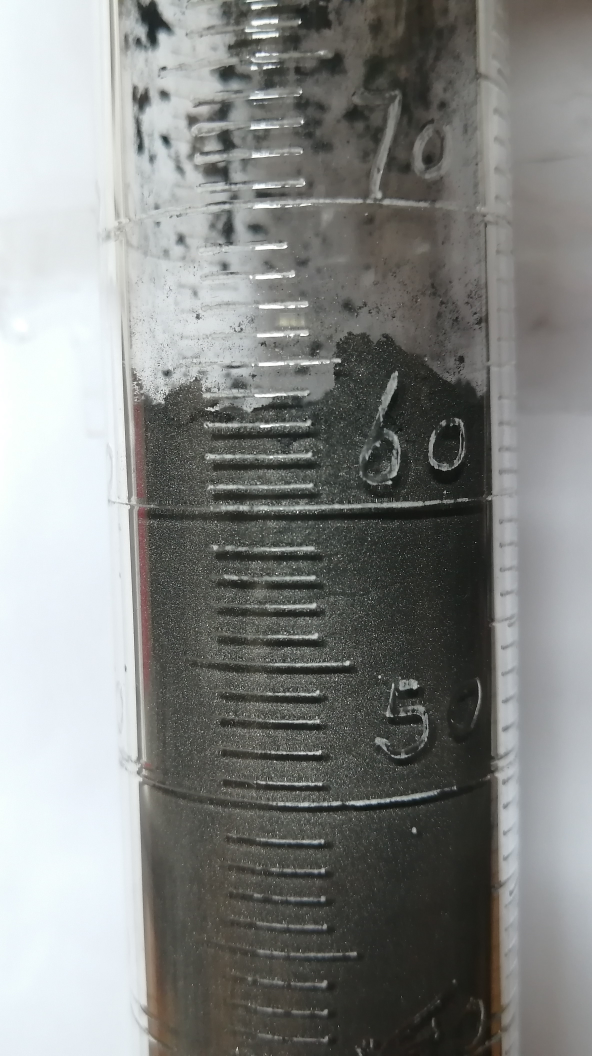
#> input picture sample2_croped.jpg, 2367 x 4224 px (shown at 1/4 size)
$ python testTubeReader.py
#> lines starting #> are read from the running program, lines starting #| are printed output that depends on the picture; after the words box and inside, x2 and y2 are one past the last pixel; in counts of white or black regions, pixels touching at a corner belong together
#> further down, img is the input picture: shape (4224, 2367, 3); mean B, G, R 132.1, 134.2, 132.2
### edgeDetect.py
# image capture and compare with one queryImg using FLANN match
# feature completed on Dec 1, functionally working.
# Dec 2, start to get more training pictures, load them in advance, compare all of them
# with target image to find the most matched one

import cv2 as cv
import numpy as np
# from cv2 import xfeatures2d
from os import walk
import math


# [35 lines left out: functions euclideanDist, rescaleFrame, setFrameRes, not called in this run]

def reorder(boxPoints):
    """
    reorder points in the order of
      1 , 2
      3,  4
    :param boxPoints:
    :return:
    """
    # print('boxPoints shape is {}'.format(boxPoints.shape))
    newBox = np.zeros_like(boxPoints)
    boxPoints = boxPoints.reshape((4, 2))
    add = boxPoints.sum(1)  # for each point in boxPoints, make a list of add , which is [x1+y1, x2+y2,x3+y3,x4+y4]
    newBox[0] = boxPoints[np.argmin(add)]
    newBox[3] = boxPoints[np.argmax(add)]
    diff = np.diff(boxPoints, axis = 1)
    newBox[1] = boxPoints[np.argmin(diff)]
    newBox[2] = boxPoints[np.argmax(diff)]
    return newBox


# find 4 corners that are closed graph with minArea,cornerNumber
# [96 lines left out: function getRequiredContoursByHarrisCorner, not called in this run]


# find contours that  are closed graph with minArea,cornerNumber,
# used to look for the upper water level inside test tube
# this function plays extremely  important role.!!! be careful of input parameters
def getRequiredContoursByThreshold(img, blurr_level, threshold_level, threshold_type, kernel,
                        minArea=40, maxArea = 500000,cornerNumber=4,
                        draw=1):
    """

    :param img: original image
    :param blurr_level: kernel size for GaussianBlur
    :param threshold_level: user-defined threshold level 0-255
    :param threshold_type: either cv.THRESH_BINARY_INV, cv.THRESH_BINARY or cv2.THRESH_TOZERO
    :param kernel:   erode and dilate kernel, the larger the value, the more effect to remove noise
    :param minArea:  contour has larger area than this minimum area
    :param maxArea:  contour has smaller area than this maximum area
    :param cornerNumber:  contour has corners number that are larger than this
    :param draw:  draw a rectangle and a circle around detected contour  in what color [1,2]
    :return: thresh  img , list of satisfactory contours_related info
            (integer of its boundingbox, center, radius, approx, perimeter ), updated original image
    """
#> called with blurr_level = 5, threshold_level = 54, threshold_type = 1, minArea = 182077, maxArea = 4032800, cornerNumber = 4, draw = True
    # step 1, convert original image to gray,
    # blur it and threshold it with user-defined blur_level and thresh_level

    gray = cv.cvtColor(img, cv.COLOR_BGR2GRAY)
    blur = cv.GaussianBlur(gray, (blurr_level, blurr_level), sigmaX=1, sigmaY=1)
    ret, thresh_img = cv.threshold(blur, threshold_level, 255, threshold_type)  #cv2.THRESH_TOZERO) #
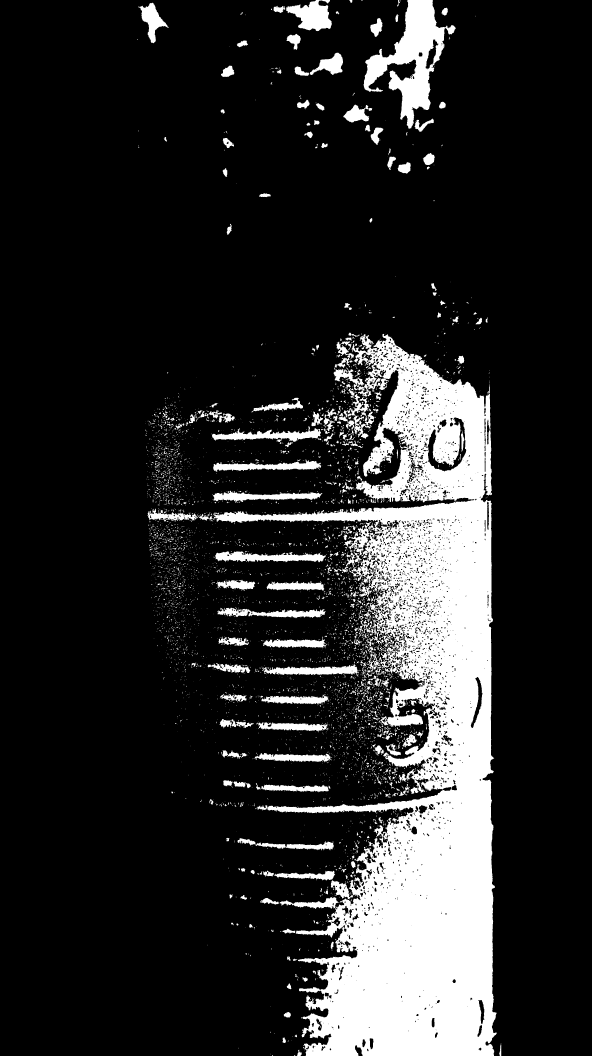
#> thresh_img: shape (4224, 2367) (shown at 1/4 size); 16.4% white; 4821 white regions (3963 under 20 px), largest, box (x1, y1, x2, y2) and area: (850, 1335, 1988, 4224) 1277805, (1454, 0, 1823, 515) 68589, (1144, 0, 1327, 125) 13365
#> ret = 54

    # step 2:
    # apply close operation to thresh_img
    # 先膨胀再腐蚀。被用来填充前景物体中的小洞，或者前景物体上面的小黑点。使得前景变成更加连续的实体
    # IMPORTANT:
    # this operation can improve consistency of recognition algorithm,
    # because 1. it helps to connect closely-adjacent shapes to one shape, so it reduces contours number
    # 2, in later steps of  _compare, area calculation workload is reduced
    # the larger the kernel size, adjacent shapes will be more likely to form into one shape
    closed = cv.morphologyEx(thresh_img, cv.MORPH_CLOSE, kernel)
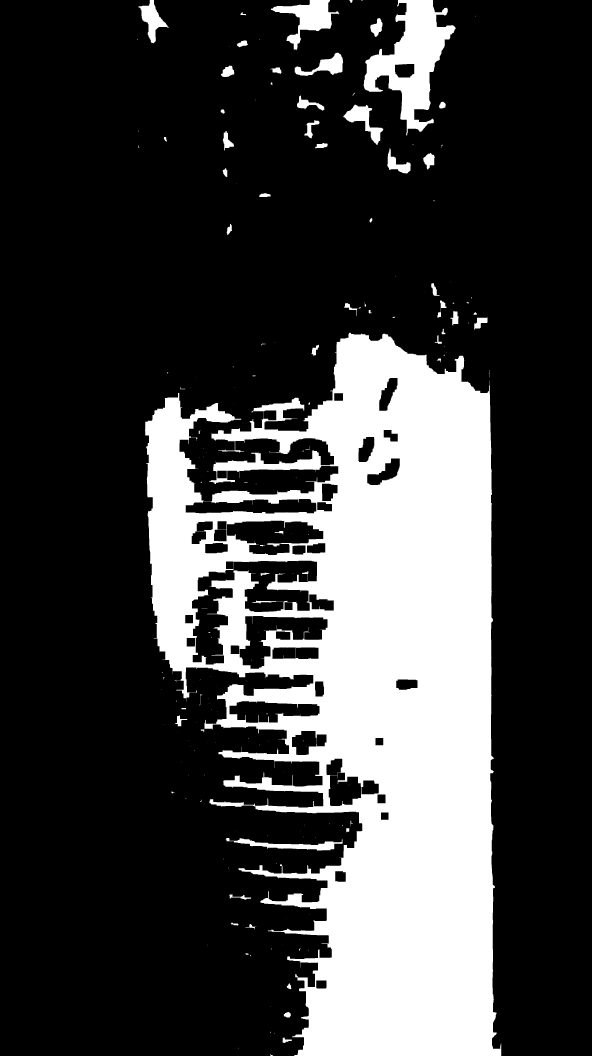
#> closed: shape (4224, 2367) (shown at 1/4 size); 24.8% white; 179 white regions (103 under 20 px)

    # step 3: find the upper rectangle that contains black contents inside the test tube, its upper boundary will
    # be water level
    contours, hierarchy = cv.findContours(closed, cv.RETR_EXTERNAL, cv.CHAIN_APPROX_SIMPLE)
#> contours = 163 contours, 102 with area under 20; largest, box (x1, y1, x2, y2) and area: (580, 1330, 2005, 4224) 2597316, (1454, 0, 1823, 542) 84842, (1084, 0, 1357, 199) 18840, (1373, 419, 1533, 580) 8148, (554, 0, 675, 173) 7854

    if hierarchy is not None:
        # print('hierarchy shape is {}'.format(hierarchy.shape))
        pass
    finalContours = []
    for c in contours:
        area = cv.contourArea(c)
        peri = cv.arcLength(c, True)
        approx = cv.approxPolyDP(c, 0.01*peri, True)


        if area <= maxArea and area >= minArea and len(approx) >= cornerNumber:
            #find approx bounding box coordinates, and draw it in Green
            # x,y,w,h = cv.boundingRect(c)
            #find minimum area of the contour
            rect = cv.minAreaRect(approx)
            # (x,y),(w,h) ,angle = rect    x,y is the center, w is width, h is height of the round rectangle
            # calculate coordinates of the minimum area rectangle
            box = cv.boxPoints(rect)

            # normalize coordinates to integers
            box = np.int0(box)


            #  calculate center and radius of minimum enclosing circle,
            # redundent code for this application, no use so far.
            (x, y), r = cv.minEnclosingCircle(c)
            # cast to integers
            center = (int(x), int(y))
            radius = int(r)

            if draw:
                cv.drawContours(img, [box], 0, (0, 0, 255), 20) #draw the contour's minAreaRect box in RED
                #cv.circle(img, center, radius, (255, 0, 0), 2) #  draw minEnclosingCircle in blue
                # reorder approximate points array in the  order of
                # 1(upperleft),2(upperright),3(bottomleft),4(bottomright)
                box = reorder(box)
                # box[0], box[1], box[2], box[3] are (x,y) coordination of
                # upperleft,upperright,bottomleft, bottomright points
                print('water level coordinates = ({},{})---({},{})'.format(box[0][0], box[0][1], box[1][0],box[1][1]))
                cv.putText(img,"({},{})".format(box[0][0], box[0][1]),(box[0][0], box[0][1]),
                           cv.FONT_HERSHEY_COMPLEX, 2, (0, 255, 0), 6)  # show its upper-left coordination
                cv.putText(img,"({},{})".format(box[1][0], box[1][1]),(box[1][0], box[1][1]),
                           cv.FONT_HERSHEY_COMPLEX, 2, (0, 255, 0), 6)  # show its upper-right coordination

                cv.drawContours(closed, [box], 0, (255, 255, 255), 20) #draw the contour's minAreaRect box in white
                cv.putText(closed,"({},{})".format(box[0][0], box[0][1]),(box[0][0], box[0][1]),
                           cv.FONT_HERSHEY_COMPLEX, 2, (255, 255, 255), 6)  # show its upper-left coordination
                cv.putText(closed,"({},{})".format(box[1][0], box[1][1]),(box[1][0], box[1][1]),
                           cv.FONT_HERSHEY_COMPLEX, 2, (255, 255, 255), 6)  # show its upper-right coordination

                cv.circle(closed, center, radius, (255, 255, 255), 20) #  draw minEnclosingCircle in white
            finalContours.append((box, center, radius, approx, int(peri)))
#> this loop made 163 passes
#> (area, peri, rect, box, x, y, r, center) on pass 107: (2597315.5, 23448.8, ((1289, 2783.7), (1379.7, 2903.1), -0.997), [[574, 1344], [1953, 1320], [624, 4247], [2004, 4223]], 1510.1, 2816.5, 1490.7, (1510, 2816))
#> (printed output is left out)
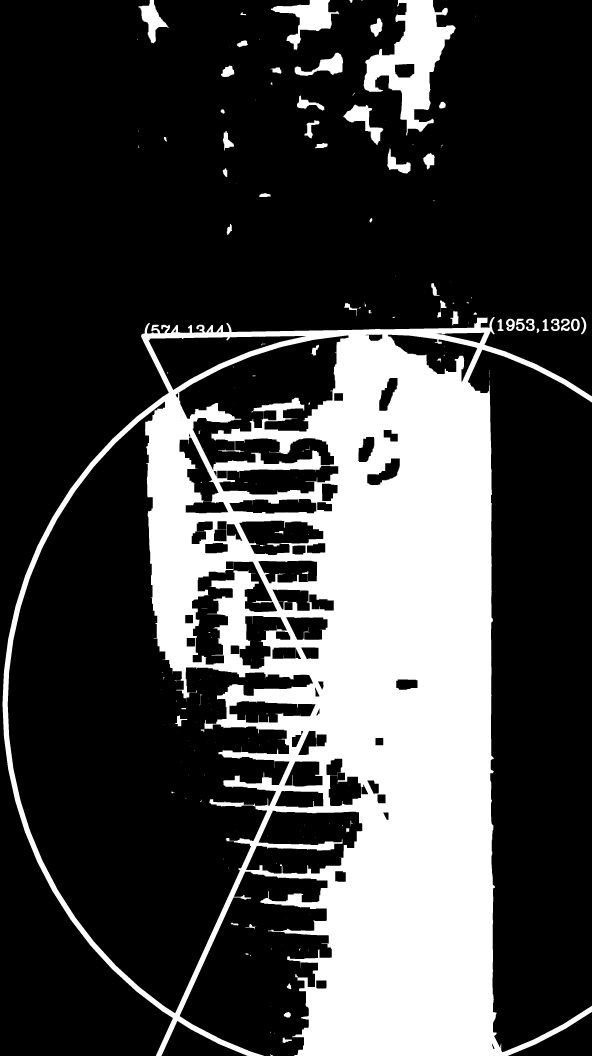
#> closed: shape (4224, 2367) (shown at 1/4 size); 26.8% white; 176 white regions (97 under 20 px), largest, box (x1, y1, x2, y2) and area: (10, 1267, 2367, 4224) 2520651, (1454, 0, 1823, 542) 82248, (1084, 0, 1357, 199) 19325
#> after the loop, finalContours = 1 item
#> (the rest of the program and of its run is left out)
